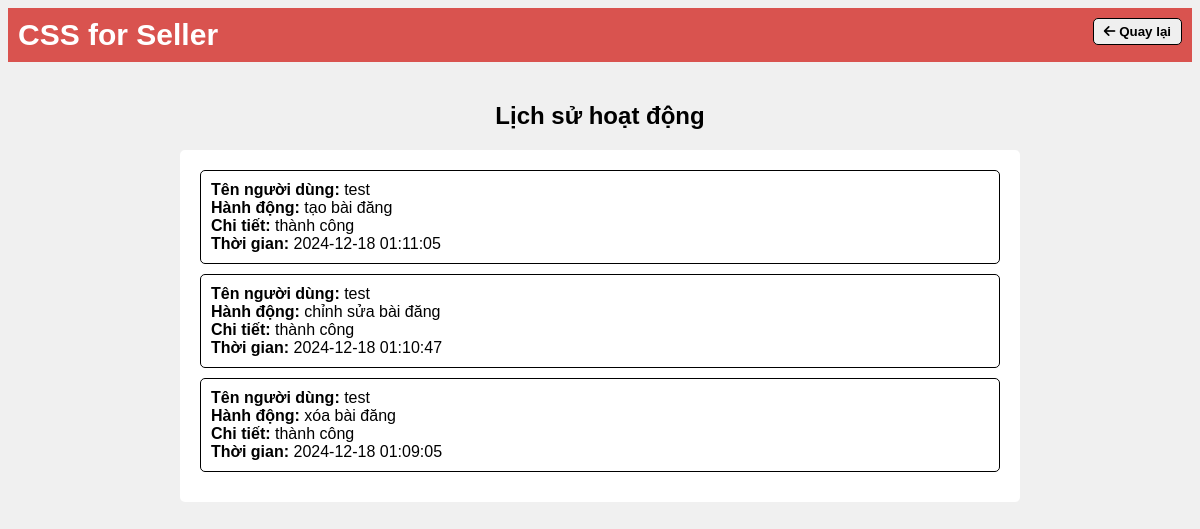
The app's page /B3/TBLS.php (signed in) with its own data.
### tables this page shows
CREATE TABLE IF NOT EXISTS `history` (
  `id` int NOT NULL AUTO_INCREMENT,
  `username` varchar(255) NOT NULL,
  `action` varchar(255) NOT NULL,
  `details` text NOT NULL,
  `created_at` datetime NOT NULL,
  PRIMARY KEY (`id`)
);

### B3/TBLS.php (the view, shortened to what this page needs)
<!DOCTYPE html>
<html lang="vi">
<head>
    <link rel="stylesheet" href="https://cdnjs.cloudflare.com/ajax/libs/font-awesome/6.0.0-beta3/css/all.min.css">
</head>
<body>
    <div class="header">
        <div class="logo">CSS for Seller</div>
        <div class="icons">
            <button><a href="../trangchunguoiban.php"><i class="fas fa-arrow-left"></i> Quay lại</a></button>
        </div>
    </div>
    <div class="content">
        <h2>Lịch sử hoạt động</h2>
        <div class="mess-box">
        <?php
            $conn = connect_db();
            $sql = "SELECT * FROM history ORDER BY created_at DESC";
            $result = $conn->query($sql);
            if ($result->num_rows > 0) {
                while($row = $result->fetch_assoc()) {
                    echo '<div class="message">';
                    echo '<strong>Tên người dùng: </strong>' . htmlspecialchars($row['username']) . '<br>';
                    echo '<strong>Hành động: </strong>' . htmlspecialchars($row['action']) . '<br>';
                    echo '<strong>Chi tiết: </strong>' . htmlspecialchars($row['details']) . '<br>';
                    echo '<strong>Thời gian: </strong>' . htmlspecialchars($row['created_at']) . '<br>';
                    echo '</div>';
                }
            } else {
                echo 'Không có lịch sử hoạt động.';
            }
            ?>
        </div>
    </div>
</body>
</html>

### B3/TBLS.php (style rules this page uses)
body { font-family: Arial, sans-serif; background-color: #f0f0f0; }
.header { background-color: #d9534f; color: white; padding: 10px; display: flex; justify-content: space-between; }
.icons button { border: 1px solid black; border-radius: 5px; padding: 5px 10px; }
.icons a { text-decoration: none; color: black; font-weight: bold; }
.content { display: flex; flex-direction: column; align-items: center; margin: 20px; }
.mess-box { width: 80%; max-width: 800px; background-color: white; padding: 20px; border-radius: 5px; }
.message { background-color:rgb(255, 255, 255); color: white; padding: 10px; margin-bottom: 10px; border-radius: 5px; color: black; border: 1px solid black; }
.logo { font-size: 30px; font-weight: bold; }

### records on screen
history: username "test", action "tạo bài đăng", details "thành công", created_at "2024-12-18 01:11:05"
history: username "test", action "chỉnh sửa bài đăng", details "thành công", created_at "2024-12-18 01:10:47"
history: username "test", action "xóa bài đăng", details "thành công", created_at "2024-12-18 01:09:05"
